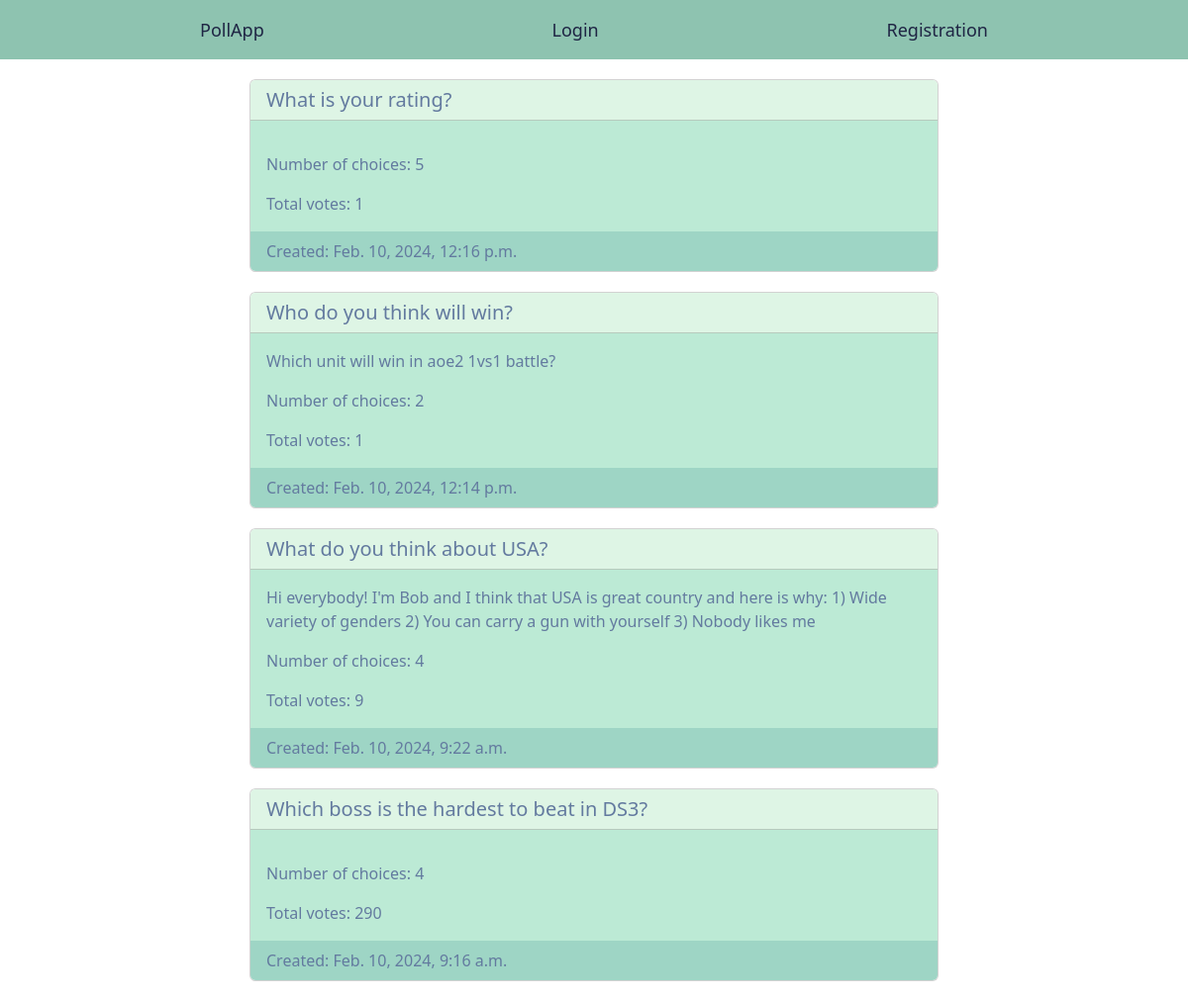
The page /poll/ on the database as committed earlier.
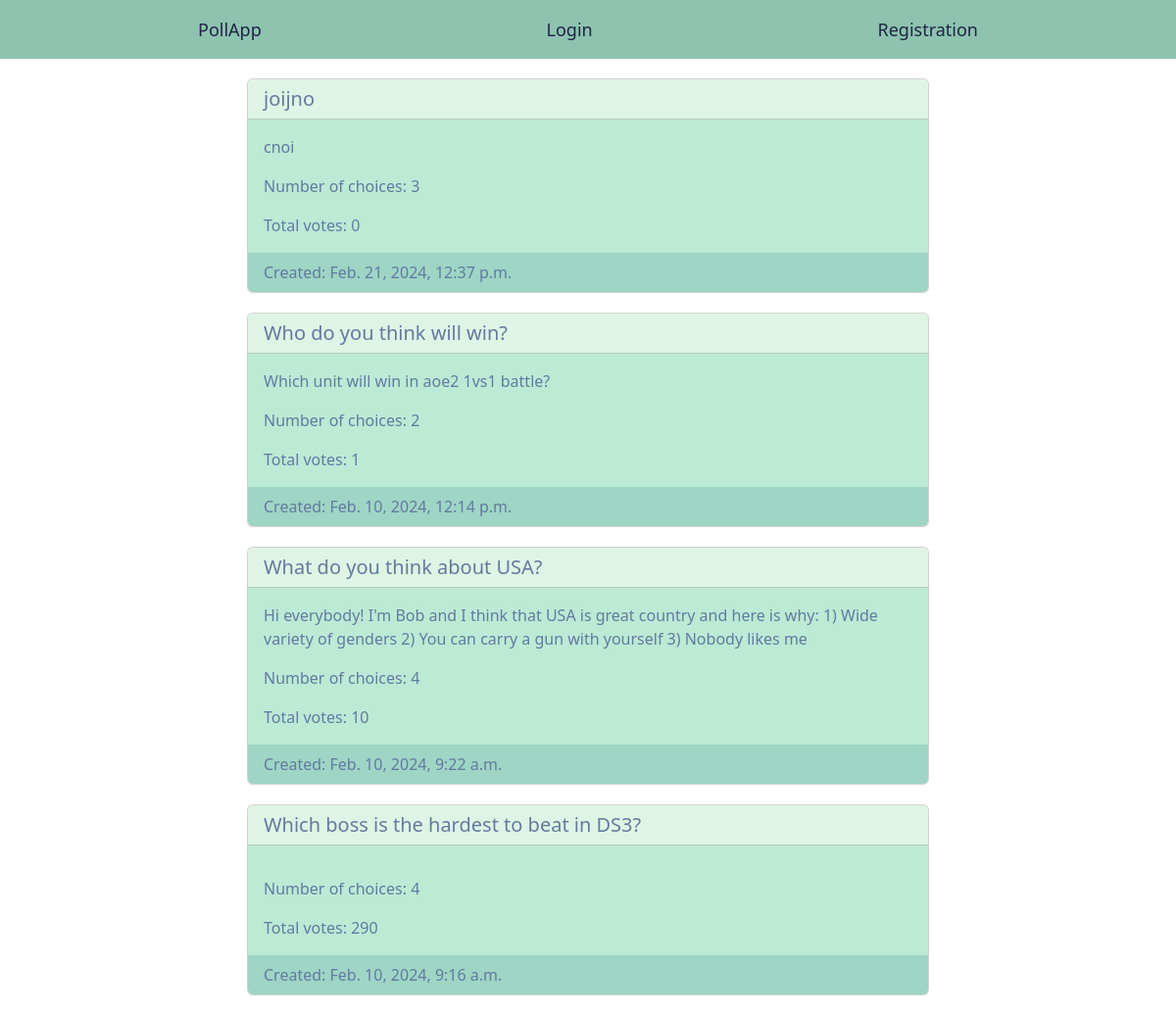
The same page on the database as committed later.
### poll/models.py (models this page shows, shortened)
class Poll(models.Model):
	owner = models.ForeignKey(
		settings.AUTH_USER_MODEL,
		on_delete=models.CASCADE
	)
	title = models.CharField(max_length=300, blank=False)
	description = models.TextField(blank=True)
	created = models.DateTimeField(auto_now_add=True)
	class Meta:
		ordering = ['-created']
	def total_votes(self, queryset=None) -> int:
		if not queryset:
			queryset = self.choices.all()
		queryset = queryset.aggregate(total_votes=Sum('votes'))
		return queryset.get('total_votes', 0)

### poll/views.py (the view)
class PollListView(ListView):
	queryset = Poll.objects.annotate(
		num_choices=Count('choices')
	).order_by('-created')
	template_name = 'polls/list.html'

### poll/templates/polls/list.html
{% extends "base.html" %}
{% block content %}
	{% for poll in object_list %}
		<a href="{% url 'poll:detail' poll.id %}" class="card-link">
			<div class="card">
			  <h5 class="card-header">{{ poll.title }}</h5>
			  <div class="card-body">
			    <p class="card-text">{{ poll.description|truncatechars:200 }}</p>
			    <p class="card-text">Number of choices: {{ poll.num_choices }}</p>
			    <p class="card-text">Total votes: {{ poll.total_votes }}</p>
			  </div>
			  <div class="card-footer text-muted">
	    		Created: {{ poll.created }}
	  		</div>
			</div>
		</a>
	{% endfor %}
{% endblock %}

Rows that differ between the two databases and show on the page:
removed Poll: title "What is your rating?", num_choices "5", total_votes "1", created "Feb. 10, 2024, 12:16 p.m."
added Poll: title "joijno", description "cnoi", num_choices "3", total_votes "0", created "Feb. 21, 2024, 12:37 p.m."
computed for Poll "What do you think about USA?": total_votes "9" → "10"
